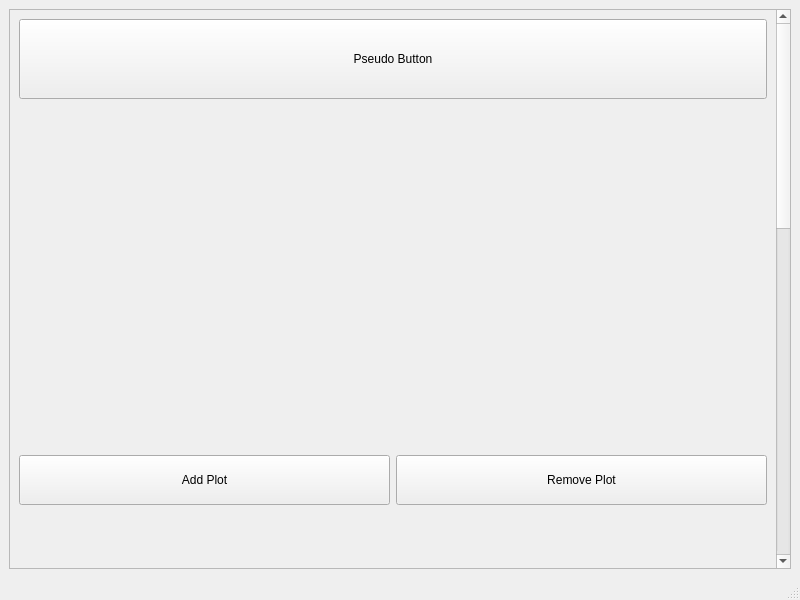
<?xml version="1.0" encoding="UTF-8"?>
<ui version="4.0">
 <class>MainWindow</class>
 <widget class="QMainWindow" name="MainWindow">
  <property name="geometry">
   <rect>
    <x>0</x>
    <y>0</y>
    <width>800</width>
    <height>600</height>
   </rect>
  </property>
  <property name="windowTitle">
   <string>MainWindow</string>
  </property>
  <widget class="QWidget" name="centralwidget">
   <layout class="QHBoxLayout" name="horizontalLayout">
    <item>
     <widget class="QScrollArea" name="scrollArea">
      <property name="widgetResizable">
       <bool>true</bool>
      </property>
      <widget class="QWidget" name="scrollAreaWidgetContents">
       <property name="geometry">
        <rect>
         <x>0</x>
         <y>-295</y>
         <width>755</width>
         <height>1471</height>
        </rect>
       </property>
       <property name="mouseTracking">
        <bool>false</bool>
       </property>
       <property name="tabletTracking">
        <bool>false</bool>
       </property>
       <layout class="QHBoxLayout" name="horizontalLayout_2">
        <item>
         <layout class="QVBoxLayout" name="verticalLayout">
          <item>
           <widget class="QPushButton" name="pushButton">
            <property name="minimumSize">
             <size>
              <width>0</width>
              <height>80</height>
             </size>
            </property>
            <property name="text">
             <string>Pseudo Button</string>
            </property>
           </widget>
          </item>
          <item>
           <spacer name="verticalSpacer">
            <property name="orientation">
             <enum>Qt::Vertical</enum>
            </property>
            <property name="sizeType">
             <enum>QSizePolicy::Minimum</enum>
            </property>
            <property name="sizeHint" stdset="0">
             <size>
              <width>20</width>
              <height>350</height>
             </size>
            </property>
           </spacer>
          </item>
          <item>
           <layout class="QHBoxLayout" name="horizontalLayout_3">
            <item>
             <widget class="QPushButton" name="addButton">
              <property name="minimumSize">
               <size>
                <width>0</width>
                <height>50</height>
               </size>
              </property>
              <property name="text">
               <string>Add Plot</string>
              </property>
             </widget>
            </item>
            <item>
             <widget class="QPushButton" name="removeButton">
              <property name="minimumSize">
               <size>
                <width>0</width>
                <height>50</height>
               </size>
              </property>
              <property name="text">
               <string>Remove Plot</string>
              </property>
             </widget>
            </item>
           </layout>
          </item>
          <item>
           <widget class="MyScatter3D" name="MyScatterWidget" native="true">
            <property name="minimumSize">
             <size>
              <width>0</width>
              <height>500</height>
             </size>
            </property>
           </widget>
          </item>
          <item>
           <spacer name="verticalSpacer_2">
            <property name="orientation">
             <enum>Qt::Vertical</enum>
            </property>
            <property name="sizeType">
             <enum>QSizePolicy::Minimum</enum>
            </property>
            <property name="sizeHint" stdset="0">
             <size>
              <width>20</width>
              <height>350</height>
             </size>
            </property>
           </spacer>
          </item>
          <item>
           <widget class="QPushButton" name="pushButton_3">
            <property name="minimumSize">
             <size>
              <width>0</width>
              <height>80</height>
             </size>
            </property>
            <property name="text">
             <string>Pseudo Button</string>
            </property>
           </widget>
          </item>
         </layout>
        </item>
       </layout>
      </widget>
     </widget>
    </item>
   </layout>
  </widget>
  <widget class="QMenuBar" name="menubar">
   <property name="geometry">
    <rect>
     <x>0</x>
     <y>0</y>
     <width>800</width>
     <height>26</height>
    </rect>
   </property>
  </widget>
  <widget class="QStatusBar" name="statusbar"/>
 </widget>
 <customwidgets>
  <customwidget>
   <class>MyScatter3D</class>
   <extends>QWidget</extends>
   <header>myscatter3d.h</header>
   <container>1</container>
  </customwidget>
 </customwidgets>
 <resources/>
 <connections/>
</ui>
